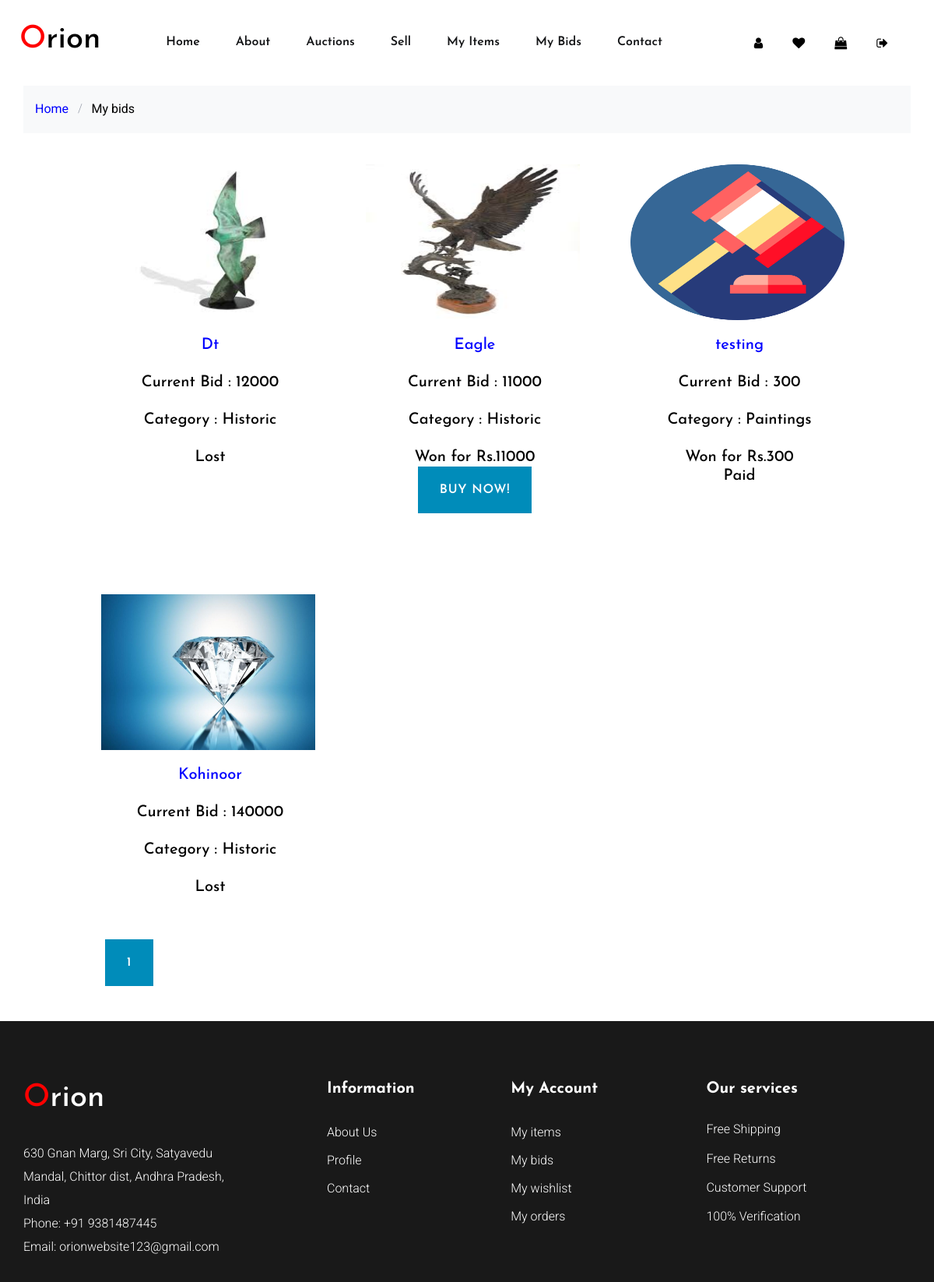
/mybids/ (signed in), run on the app's committed database.
### blog/models.py (models this page shows, shortened)
class Bid(models.Model):
    bidder = models.ForeignKey(User, on_delete=models.CASCADE)
    auction = models.ForeignKey(Post, on_delete=models.CASCADE)
    amount = models.IntegerField()
    date = models.DateTimeField('when the bid was made')

class Post(models.Model):
    CATEGORY = (
        ('Paintings', 'Paintings'),
        ('Historic', 'Historic'),
        ('Others', 'Others'),
    )
    title= models.CharField(max_length=300, unique=True)
    minprice= models.IntegerField()
    image=models.ImageField(blank='True',upload_to='items/')
    category=models.CharField(max_length=300, choices=CATEGORY)
    description= models.TextField()
    author = models.ForeignKey(User, on_delete=models.CASCADE)
    date_added = models.DateTimeField(default=timezone.now)
    starttime = models.DateTimeField(default=(datetime.now()+timedelta(days=1)))
    endtime = models.DateTimeField(default=(datetime.now()+timedelta(days=1)))
    is_active = models.BooleanField(default=False)
    is_exp = models.BooleanField(default=False)
    is_paid = models.BooleanField(default=False)
    winner = models.ForeignKey(User, on_delete=models.SET("(deleted)"),
                               blank=True,
                               null=True,
                               related_name="auction_winner",
                               related_query_name="auction_winner")
    final_value = models.IntegerField(blank=True, null=True)
    def resolve(self):
        now = datetime.now(timezone.utc)
        if self.starttime<=now and now<=self.endtime:
            self.is_active=True
            self.is_exp=False
            self.save()
        if self.is_active:
            if self.has_expired():
                highest_bid = Bid.objects.filter(auction=self).order_by('-amount').first()
                if highest_bid:
                    self.winner = highest_bid.bidder
                    self.final_value = highest_bid.amount
                self.is_active = False
                self.is_exp=True
                self.save()
    def has_expired(self):
        now = datetime.now(timezone.utc)
        expiration = self.endtime
        if now > expiration:
            return True
        else:
            return False
    def currentbid(self):
        highest_bid = Bid.objects.filter(auction=self).order_by('-amount').first()
        if highest_bid:
            return(highest_bid.amount)

### blog/views.py (the view)
# urls.py: path('mybids/',blog_views.my_bids,name='my_bids'),
@login_required
def my_bids(request):
	my_bids_list = Bid.objects.filter(bidder=request.user).order_by('-date')
	for a in my_bids_list:
		a.auction.resolve()
	paginator = Paginator(my_bids_list,6)
	page = request.GET.get('page')
	my_bids_list = paginator.get_page(page)
	context = {
		'my_bids_list': my_bids_list,
	}
	return render(request,'blog/my_bids.html',context)

### blog/templates/blog/my_bids.html (shortened to what this page needs)
{% extends "blog/base.html" %}
{% block content %}
<body>
<div class="bg-light py-3">
  <div class="container">
    <div class="row">
      <div class="col-md-12 mb-0"><a href="{% url 'blog-home' %}"><strong style="color:blue;">Home</strong></a> <span class="mx-2 mb-0">/</span> <strong class="text-black">My bids</strong></div>
    </div>
  </div>
</div>
<h4>
{% if my_bids_list %}
<div class=shop1 style="width: 100%;  height: 1100px; padding:50px;padding-top: 0px;  margin: 20px;">
    <div class="row">
      {% for bid in my_bids_list %}
        <div style="color:black;font-size: 20px;margin: 20px;">
        <img src="{{ bid.auction.image.url }}" height="200px" width="300px" style="margin-bottom: 20px; padding-left: 25px" />
        <center><div style="margin-left:30px">
          <div>
            <a href="{% url 'shop-item' bid.auction.pk %}"  style="color:blue">{{ bid.auction.title }}</a>
          </div><br>
          Current Bid : {{ bid.auction.currentbid }}<br></br>
          Category : {{ bid.auction.category }}<br></br>
          {% if bid.auction.is_active %}
              <div class="my-bid-status-active">Pending</div>
          {% else %}
              {% if bid.auction.winner and bid.auction.winner == user %}
                  <div class="my-bid-status-won">Won for Rs.{{ bid.amount }}</div>
                  <div class="form-group">
                  {% if bid.auction.is_paid %}
                    <div>Paid</div>
                  {% else %}
                    <a href="{% url 'address' bid.auction.id %}"><button class="btn btn-outline-info" style ="background-color: #008CBA;" type="submit">Buy Now!</button></a>
                  {% endif %}
            </div><br></br>
              {% else %}
                  <div class="my-bid-status-lost">Lost</div>
              {% endif %}
          {% endif %}
        </div></center>
        </div>
    {% endfor %}
    </div>
    <div class=shop1 style="width: 100%;  height: 300px; padding: 30px;  margin: 5px;">
      <div class="pagination" style="width: 100%;  height: 60px;">
      {% for num in my_bids_list.paginator.page_range %}
        {% if my_bids_list.number == num %}
          <a class="btn btn-info mb-4" style ="background-color: #008CBA;" href="?page={{ num }}">{{ num }}</a>
        {% elif num > my_bids_list.number|add:'-3' and num < my_bids_list.number|add:'3' %}
          <a class="btn btn-outline-info mb-4" style ="background-color: #008CBA;" href="?page={{ num }}">{{ num }}</a>
        {% endif %}
      {% endfor %}
      </div>
    </div>
</div>
{% else %}
<div class=con style="height:240px;padding-top: 30px">
    <div class="alert alert-info">
        There are no bids by you yet! To bid - <a style="color:blue;" href="{% url 'shop' %}">Click here</a>
    </div>
 </div>
{% endif %}
</div>
</div>
</body>
{% endblock content %}

### data on the page
Bid: auction.image (picture), auction "Dt", auction.currentbid "12000", auction.category "Historic", shows "Lost"
Bid: auction.image (picture), auction "Eagle", auction.currentbid "11000", auction.category "Historic", amount "11000", shows "BUY NOW!"
Bid: auction.image (picture), auction "testing", auction.currentbid "300", auction.category "Paintings", amount "300", shows "Paid"
Bid: auction.image (picture), auction "Kohinoor", auction.currentbid "140000", auction.category "Historic", shows "Lost"

### other printed values
{{ num }} "1"
